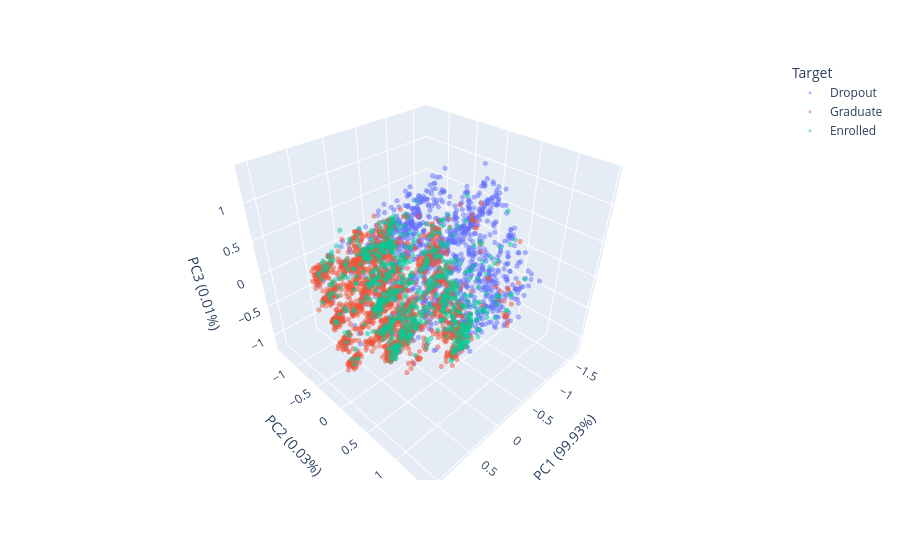

Write notebook code for a chart like this one.
### Code cell
# Aplicação Método PCA para 3 componentes
pca = PCA(n_components = 3)
principalComponents = pca.fit_transform(students_df)

graphic_pca_df = pd.concat([pca_df, y.reset_index(drop = True)], axis = 1)

fig = px.scatter_3d(
    graphic_pca_df,
    x = 'principal component 1',
    y = 'principal component 2',
    z = 'principal component 3',
    color = y.name,
    opacity = 0.5)
fig.update_traces(marker = dict(size = 3))
fig.update_layout(
    scene = dict(
        xaxis_title = f'PC1 ({pca.explained_variance_ratio_[0]*100:.2f}%)',
        yaxis_title = f'PC2 ({pca.explained_variance_ratio_[1]*100:.2f}%)',
        zaxis_title = f'PC3 ({pca.explained_variance_ratio_[2]*100:.2f}%)' ))
fig.show()
#fig.write_html("PCA_students_df.html")

### Figure 1 — Plotly figure (JSON) as saved in the notebook; plotly's stock layout.template omitted (floating-point values rounded to 4 significant figures; data arrays with more than 128 entries replaced by an {"elided": "..."} marker saying what was removed)
{"data": [{"hovertemplate": "Target=Dropout<br>principal component 1=%{x}<br>principal component 2=%{y}<br>principal component 3=%{z}<extra></extra>", "legendgroup": "Dropout", "marker": {"color": "#636efa", "opacity": 0.5, "size": 3, "symbol": "circle"}, "mode": "markers", "name": "Dropout", "scene": "scene", "showlegend": true, "type": "scatter3d", "x": {"elided": "1421 float values"}, "y": {"elided": "1421 float values"}, "z": {"elided": "1421 float values"}}, {"hovertemplate": "Target=Graduate<br>principal component 1=%{x}<br>principal component 2=%{y}<br>principal component 3=%{z}<extra></extra>", "legendgroup": "Graduate", "marker": {"color": "#EF553B", "opacity": 0.5, "size": 3, "symbol": "circle"}, "mode": "markers", "name": "Graduate", "scene": "scene", "showlegend": true, "type": "scatter3d", "x": {"elided": "2209 float values"}, "y": {"elided": "2209 float values"}, "z": {"elided": "2209 float values"}}, {"hovertemplate": "Target=Enrolled<br>principal component 1=%{x}<br>principal component 2=%{y}<br>principal component 3=%{z}<extra></extra>", "legendgroup": "Enrolled", "marker": {"color": "#00cc96", "opacity": 0.5, "size": 3, "symbol": "circle"}, "mode": "markers", "name": "Enrolled", "scene": "scene", "showlegend": true, "type": "scatter3d", "x": {"elided": "794 float values"}, "y": {"elided": "794 float values"}, "z": {"elided": "794 float values"}}], "layout": {"legend": {"title": {"text": "Target"}, "tracegroupgap": 0}, "margin": {"t": 60}, "scene": {"domain": {"x": [0, 1], "y": [0, 1]}, "xaxis": {"title": {"text": "PC1 (99.93%)"}}, "yaxis": {"title": {"text": "PC2 (0.03%)"}}, "zaxis": {"title": {"text": "PC3 (0.01%)"}}}}}
